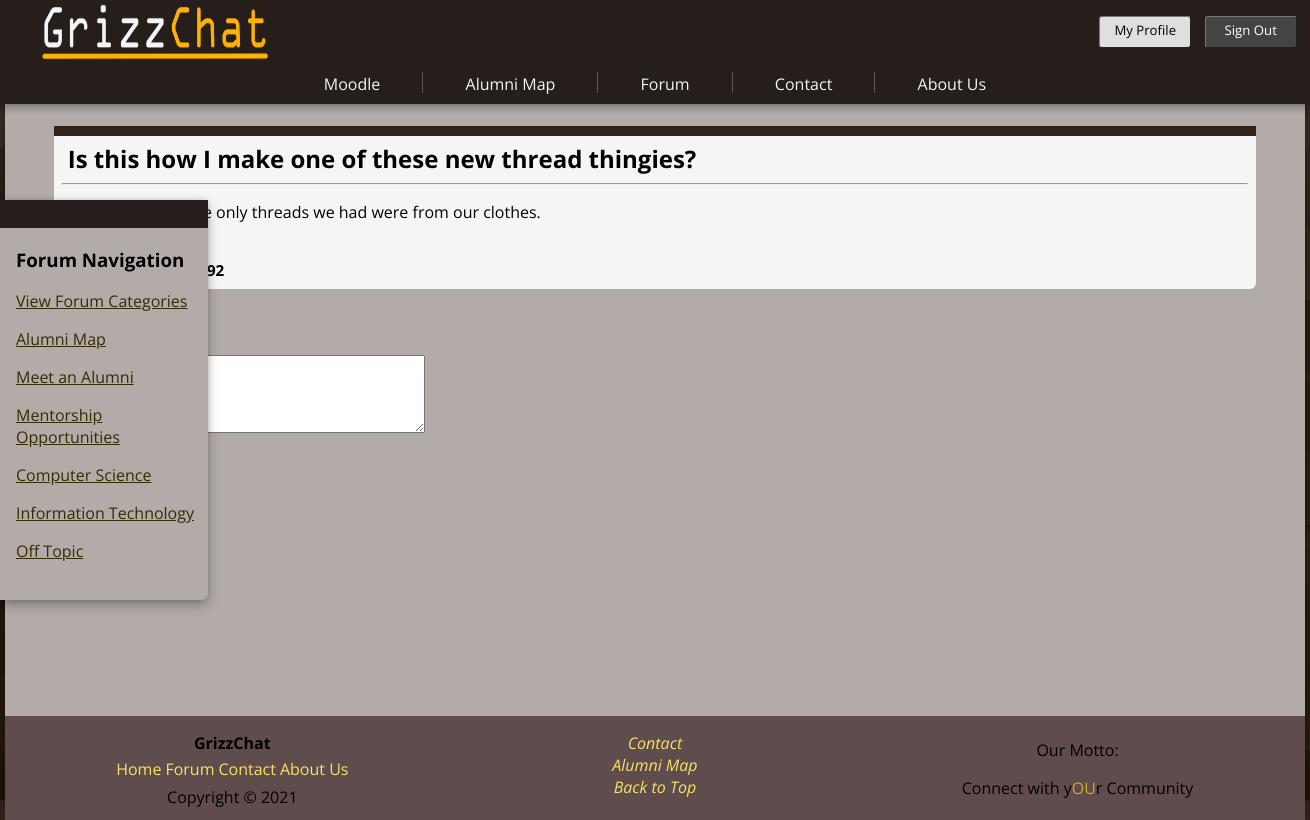
Screenshot of /thread-page.php?THREADS=13 (signed in) with the database file from the repository.
### tables this page shows
CREATE TABLE `threads` (
  `User_Info_USER_ID` int(11) NOT NULL,
  `Categories_CATEGORIES_ID` int(11) NOT NULL,
  `THREADS_ID` int(11) NOT NULL,
  `THREAD_TITLE` tinytext NOT NULL,
  `THREAD_CONTENT` text NOT NULL,
  `CREATED` timestamp NOT NULL DEFAULT current_timestamp(),
  `Views` int(11) NOT NULL
);

### thread-page.php (the view, shortened to what this page needs)
<!DOCTYPE html>
<html lang="en">
    <head>
        <link href="Styles/style.css" rel="stylesheet">
    </head>
    <body>
        <?php
            require_once('Includes/page_elements.php');
        ?>
        <section id="page-content">
            <section id="page-container">
                <main>
                    <?php
                        echo "<BR>";
                        $tid = $_GET['THREADS'];
                        $sql = "SELECT * FROM threads
                        INNER JOIN user_info
                        on threads.User_Info_USER_ID = user_info.USER_ID
                        Where THREADS_ID = $tid";
                        $result = $dbConnection-> query($sql);
                        if ($result-> num_rows > 0) {
                            while($row = $result->fetch_assoc()) {
                                $uid = $row["USER_ID"];
                                echo "<div class = 'block-container'>";
                                echo "<div class = 'block-body'><h2>" . $row["THREAD_TITLE"]."</a></h2><hr>" .$row["THREAD_CONTENT"]. "<p class='post-user'> <a href ='user-profile.php?userid=$uid'>". $row["USER_NAME"]. "</a> " ."</p> <p class='post-info'> "
                                . $row["CREATED"] . $_SESSION["id"]. "</p>" ;
                                echo "</div>  <br>";
                               echo '<form class = "post" action="Includes/replyAct.php?THREADS_ID='.$tid.'" class="POST" method ="POST">
                               <label for="forumPost"></label>
                               <br>
                               <br>
                               <textarea id="forumPost" name="forumPost" rows="4" cols="50">
                               </textarea>
                               <br><br>
                               <button type="submit" name ="submit" class="thread-reply">Reply</button>
                               </form>';
                            }
                        }
                    ?>
                </main>
            </section>
        </section>
    </body>
</html>

### Styles/style.css (style rules this page uses)
* { box-sizing: border-box; font-family: "Open Sans", cursive, sans-serif; }
html { margin: 0; width: 100vw; min-width: 100%; top: 0; background-color: #31231A; background-position:0 0, 20px 20px; scroll-padding-top: 6.5em; overflow-y: scroll; scroll-behavior: smooth; overflow-x: hidden; }
body { min-height: 100vh; width: 100vw; margin: 0; }
a { color: rgb(51, 44, 4); }
#page-content { width: 1300px; min-height: 100vh; background-color: rgb(179, 171, 167); box-shadow: 0 0 5px rgba(0,0,0,.14), 0 5px 12px rgba(0,0,0,.28); margin: auto; }
#page-container { padding-top: 6.5em; padding-bottom: 2.5em; min-height: 89.5vh; }
main { width: 92.5%; margin: auto; }
.block-body { border-top: 10px solid #31231A; background: whitesmoke; border-radius: 0px 0px 6px 6px; padding: .35em .5em; }
.block-body h2 { font-weight: bolder; margin: 0; margin-left: .25em; }
.block-body p { margin-left: .65em; }
.post-user { font-size: .85rem; font-weight: bold; margin-bottom: .175em; margin-top: .175em; }
.post-info { font-size: .95rem; font-weight: bold; margin-bottom: .175em; margin-top: .175em; }
.thread-reply { cursor: pointer; margin-top: 2.5em; box-shadow: 0 0 5px rgba(0,0,0,.14), 0 5px 12px rgba(0,0,0,.28); background: #31231A; padding: 10px; color: white; text-decoration: none; -webkit-transition: 0.2s; transition: 0.2s; border: none; }

### rows the page displays
threads: THREAD_TITLE "Is this how I make one of these new thread thingies?", THREAD_CONTENT "Back in my day the only threads we had were from our clothes."
